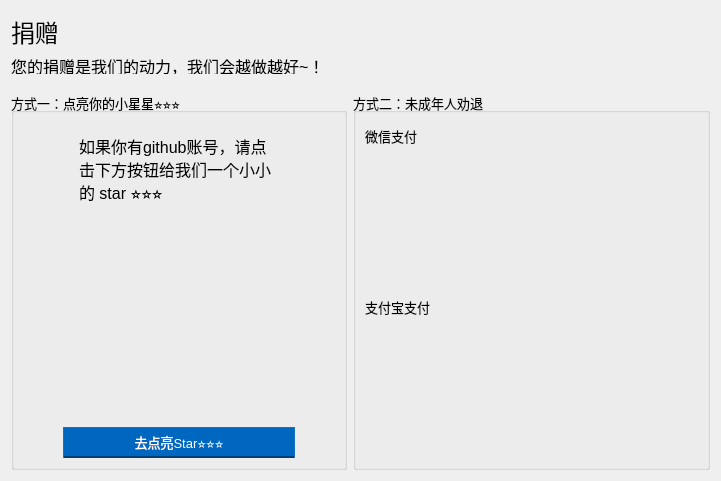
<?xml version="1.0" encoding="UTF-8"?>
<ui version="4.0">
 <class>frmDonate</class>
 <widget class="QWidget" name="frmDonate">
  <property name="geometry">
   <rect>
    <x>0</x>
    <y>0</y>
    <width>721</width>
    <height>481</height>
   </rect>
  </property>
  <property name="windowTitle">
   <string>Form</string>
  </property>
  <layout class="QVBoxLayout" name="verticalLayout_2">
   <item>
    <layout class="QVBoxLayout" name="verticalLayout_3">
     <property name="bottomMargin">
      <number>12</number>
     </property>
     <item>
      <widget class="QLabel" name="label">
       <property name="minimumSize">
        <size>
         <width>0</width>
         <height>41</height>
        </size>
       </property>
       <property name="maximumSize">
        <size>
         <width>16777215</width>
         <height>41</height>
        </size>
       </property>
       <property name="font">
        <font>
         <pointsize>18</pointsize>
        </font>
       </property>
       <property name="text">
        <string>捐赠</string>
       </property>
      </widget>
     </item>
     <item>
      <widget class="QLabel" name="label_2">
       <property name="minimumSize">
        <size>
         <width>0</width>
         <height>16</height>
        </size>
       </property>
       <property name="maximumSize">
        <size>
         <width>16777215</width>
         <height>16</height>
        </size>
       </property>
       <property name="font">
        <font>
         <pointsize>12</pointsize>
        </font>
       </property>
       <property name="text">
        <string>您的捐赠是我们的动力，我们会越做越好~！</string>
       </property>
      </widget>
     </item>
    </layout>
   </item>
   <item>
    <layout class="QHBoxLayout" name="horizontalLayout_4">
     <item>
      <widget class="QGroupBox" name="groupBox">
       <property name="font">
        <font>
         <pointsize>10</pointsize>
        </font>
       </property>
       <property name="title">
        <string>方式一：点亮你的小星星⭐⭐⭐</string>
       </property>
       <layout class="QVBoxLayout" name="verticalLayout">
        <item>
         <spacer name="verticalSpacer">
          <property name="orientation">
           <enum>Qt::Vertical</enum>
          </property>
          <property name="sizeType">
           <enum>QSizePolicy::Ignored</enum>
          </property>
          <property name="sizeHint" stdset="0">
           <size>
            <width>20</width>
            <height>40</height>
           </size>
          </property>
         </spacer>
        </item>
        <item>
         <layout class="QHBoxLayout" name="horizontalLayout_6">
          <property name="bottomMargin">
           <number>12</number>
          </property>
          <item>
           <spacer name="horizontalSpacer_9">
            <property name="orientation">
             <enum>Qt::Horizontal</enum>
            </property>
            <property name="sizeHint" stdset="0">
             <size>
              <width>40</width>
              <height>20</height>
             </size>
            </property>
           </spacer>
          </item>
          <item>
           <widget class="QLabel" name="label_3">
            <property name="minimumSize">
             <size>
              <width>200</width>
              <height>0</height>
             </size>
            </property>
            <property name="maximumSize">
             <size>
              <width>400</width>
              <height>16777215</height>
             </size>
            </property>
            <property name="font">
             <font>
              <pointsize>12</pointsize>
             </font>
            </property>
            <property name="text">
             <string>如果你有github账号，请点击下方按钮给我们一个小小的 star ⭐⭐⭐</string>
            </property>
            <property name="wordWrap">
             <bool>true</bool>
            </property>
           </widget>
          </item>
          <item>
           <spacer name="horizontalSpacer_10">
            <property name="orientation">
             <enum>Qt::Horizontal</enum>
            </property>
            <property name="sizeHint" stdset="0">
             <size>
              <width>40</width>
              <height>20</height>
             </size>
            </property>
           </spacer>
          </item>
         </layout>
        </item>
        <item>
         <layout class="QHBoxLayout" name="horizontalLayout">
          <item>
           <spacer name="horizontalSpacer">
            <property name="orientation">
             <enum>Qt::Horizontal</enum>
            </property>
            <property name="sizeHint" stdset="0">
             <size>
              <width>40</width>
              <height>20</height>
             </size>
            </property>
           </spacer>
          </item>
          <item>
           <widget class="QLabel" name="label_4">
            <property name="minimumSize">
             <size>
              <width>150</width>
              <height>150</height>
             </size>
            </property>
            <property name="maximumSize">
             <size>
              <width>200</width>
              <height>200</height>
             </size>
            </property>
            <property name="text">
             <string/>
            </property>
            <property name="pixmap">
             <pixmap resource="../qrc/qss.qrc">:/common/res/ps_png.png</pixmap>
            </property>
            <property name="scaledContents">
             <bool>true</bool>
            </property>
           </widget>
          </item>
          <item>
           <spacer name="horizontalSpacer_2">
            <property name="orientation">
             <enum>Qt::Horizontal</enum>
            </property>
            <property name="sizeHint" stdset="0">
             <size>
              <width>40</width>
              <height>20</height>
             </size>
            </property>
           </spacer>
          </item>
         </layout>
        </item>
        <item>
         <spacer name="verticalSpacer_2">
          <property name="orientation">
           <enum>Qt::Vertical</enum>
          </property>
          <property name="sizeType">
           <enum>QSizePolicy::Expanding</enum>
          </property>
          <property name="sizeHint" stdset="0">
           <size>
            <width>20</width>
            <height>76</height>
           </size>
          </property>
         </spacer>
        </item>
        <item>
         <layout class="QHBoxLayout" name="horizontalLayout_5">
          <item>
           <spacer name="horizontalSpacer_8">
            <property name="orientation">
             <enum>Qt::Horizontal</enum>
            </property>
            <property name="sizeType">
             <enum>QSizePolicy::Preferred</enum>
            </property>
            <property name="sizeHint" stdset="0">
             <size>
              <width>40</width>
              <height>20</height>
             </size>
            </property>
           </spacer>
          </item>
          <item>
           <widget class="QPushButton" name="btnStar">
            <property name="minimumSize">
             <size>
              <width>201</width>
              <height>31</height>
             </size>
            </property>
            <property name="maximumSize">
             <size>
              <width>500</width>
              <height>31</height>
             </size>
            </property>
            <property name="styleSheet">
             <string notr="true">QPushButton{
	color: white;
	background-color: rgb(0,103,192);
	border:1px solid rgb(20,115,197);
	border-bottom: 2px solid rgb(0,62,115);
}
QPushButton:disabled{
	background-color: rgb(3, 41, 74);
}
QPushButton:hover{
	color: white;
	background-color: rgb(25,117,197);
	border:1px solid rgb(43,128,202);
	border-bottom: 2px solid rgb(15,70,118);
}
QPushButton:pressed{
	color: rgb(194,218,239);
	background-color: rgb(25,117,197);
	border: 0px ;
}</string>
            </property>
            <property name="text">
             <string>去点亮Star⭐⭐⭐</string>
            </property>
           </widget>
          </item>
          <item>
           <spacer name="horizontalSpacer_7">
            <property name="orientation">
             <enum>Qt::Horizontal</enum>
            </property>
            <property name="sizeType">
             <enum>QSizePolicy::Preferred</enum>
            </property>
            <property name="sizeHint" stdset="0">
             <size>
              <width>40</width>
              <height>20</height>
             </size>
            </property>
           </spacer>
          </item>
         </layout>
        </item>
       </layout>
      </widget>
     </item>
     <item>
      <widget class="QGroupBox" name="groupBox_2">
       <property name="font">
        <font>
         <pointsize>10</pointsize>
        </font>
       </property>
       <property name="title">
        <string>方式二：未成年人劝退</string>
       </property>
       <layout class="QVBoxLayout" name="verticalLayout_5">
        <item>
         <layout class="QVBoxLayout" name="verticalLayout_4">
          <item>
           <widget class="QLabel" name="label_5">
            <property name="text">
             <string>微信支付</string>
            </property>
           </widget>
          </item>
          <item>
           <layout class="QHBoxLayout" name="horizontalLayout_2">
            <item>
             <spacer name="horizontalSpacer_5">
              <property name="maximumSize">
               <size>
                <width>111</width>
                <height>131</height>
               </size>
              </property>
              <property name="orientation">
               <enum>Qt::Horizontal</enum>
              </property>
              <property name="sizeHint" stdset="0">
               <size>
                <width>40</width>
                <height>20</height>
               </size>
              </property>
             </spacer>
            </item>
            <item>
             <widget class="QLabel" name="label_8">
              <property name="minimumSize">
               <size>
                <width>111</width>
                <height>131</height>
               </size>
              </property>
              <property name="maximumSize">
               <size>
                <width>111</width>
                <height>131</height>
               </size>
              </property>
              <property name="text">
               <string/>
              </property>
              <property name="pixmap">
               <pixmap resource="../qrc/qss.qrc">:/frmdonate/res/wechatpay.png</pixmap>
              </property>
              <property name="scaledContents">
               <bool>true</bool>
              </property>
             </widget>
            </item>
            <item>
             <spacer name="horizontalSpacer_4">
              <property name="maximumSize">
               <size>
                <width>111</width>
                <height>131</height>
               </size>
              </property>
              <property name="orientation">
               <enum>Qt::Horizontal</enum>
              </property>
              <property name="sizeHint" stdset="0">
               <size>
                <width>40</width>
                <height>20</height>
               </size>
              </property>
             </spacer>
            </item>
           </layout>
          </item>
          <item>
           <widget class="QLabel" name="label_7">
            <property name="text">
             <string>支付宝支付</string>
            </property>
           </widget>
          </item>
          <item>
           <layout class="QHBoxLayout" name="horizontalLayout_3">
            <item>
             <spacer name="horizontalSpacer_3">
              <property name="maximumSize">
               <size>
                <width>111</width>
                <height>131</height>
               </size>
              </property>
              <property name="orientation">
               <enum>Qt::Horizontal</enum>
              </property>
              <property name="sizeHint" stdset="0">
               <size>
                <width>40</width>
                <height>20</height>
               </size>
              </property>
             </spacer>
            </item>
            <item>
             <widget class="QLabel" name="label_6">
              <property name="minimumSize">
               <size>
                <width>111</width>
                <height>131</height>
               </size>
              </property>
              <property name="maximumSize">
               <size>
                <width>111</width>
                <height>131</height>
               </size>
              </property>
              <property name="text">
               <string/>
              </property>
              <property name="pixmap">
               <pixmap resource="../qrc/qss.qrc">:/frmdonate/res/alipay.jpg</pixmap>
              </property>
              <property name="scaledContents">
               <bool>true</bool>
              </property>
             </widget>
            </item>
            <item>
             <spacer name="horizontalSpacer_6">
              <property name="maximumSize">
               <size>
                <width>111</width>
                <height>131</height>
               </size>
              </property>
              <property name="orientation">
               <enum>Qt::Horizontal</enum>
              </property>
              <property name="sizeHint" stdset="0">
               <size>
                <width>40</width>
                <height>20</height>
               </size>
              </property>
             </spacer>
            </item>
           </layout>
          </item>
         </layout>
        </item>
       </layout>
      </widget>
     </item>
    </layout>
   </item>
  </layout>
 </widget>
 <resources>
  <include location="../qrc/qss.qrc"/>
 </resources>
 <connections/>
</ui>
